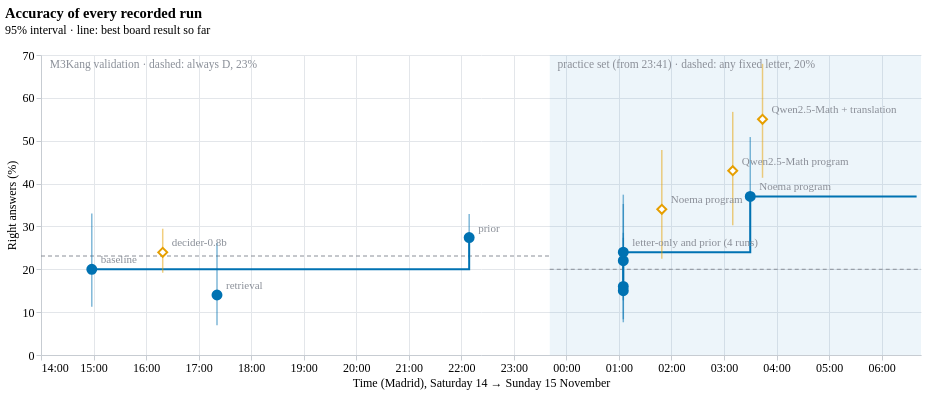

Express this chart as Vega-Lite.
### Vega-Lite specification from a JSON file in a GitHub repository (floating-point values rounded to 4 significant figures)
{"config": {"font": "Atkinson Hyperlegible", "background": null, "view": {"stroke": null}, "axis": {"labelFontSize": 12, "titleFontSize": 12, "titleFontWeight": "normal", "gridColor": "#e3e6ea", "domainColor": "#c7ccd2", "tickColor": "#c7ccd2"}, "title": {"fontSize": 14.5, "fontWeight": 700, "subtitleFontSize": 12, "subtitlePadding": 4, "offset": 12, "font": "Atkinson Hyperlegible", "subtitleFont": "Atkinson Hyperlegible"}, "legend": {"labelFontSize": 12}}, "layer": [{"data": {"name": "data-48c3b419b4fe8568475cb25f75e077c3"}, "mark": {"type": "rect", "color": "#0072b2", "opacity": 0.07}, "encoding": {"x": {"field": "a", "type": "temporal"}, "x2": {"field": "b"}}}, {"data": {"name": "data-a48bf5622105b0db25796d6dd2516155"}, "mark": {"type": "text", "align": "left", "baseline": "top", "color": "#8a8f98", "dy": 4, "fontSize": 11.5}, "encoding": {"text": {"field": "txt", "type": "nominal"}, "x": {"field": "t", "type": "temporal"}, "y": {"value": 0}}}, {"data": {"name": "data-8acb74910d71ec3e8fdb6ed03d26713b"}, "mark": {"type": "rule", "color": "#8a8f98", "strokeDash": [4, 3]}, "encoding": {"x": {"field": "a", "type": "temporal"}, "x2": {"field": "b"}, "y": {"field": "y", "type": "quantitative"}}}, {"data": {"name": "data-f1c3ad263537674521e8a2582119b9f1"}, "mark": {"type": "line", "color": "#0072b2", "interpolate": "step-after", "strokeWidth": 2}, "encoding": {"detail": {"field": "eval_set", "type": "nominal"}, "x": {"field": "time", "type": "temporal"}, "y": {"field": "best", "type": "quantitative"}}}, {"data": {"name": "data-fe3f54ba9ca65310c6eaa61eda562977"}, "mark": {"type": "rule", "opacity": 0.5, "strokeWidth": 1.5}, "encoding": {"color": {"field": "where", "legend": null, "scale": {"domain": ["UNO Q board", "Laptop estimate", "Chance reference"], "range": ["#0072b2", "#e69f00", "#8c8c8c"]}, "type": "nominal"}, "x": {"axis": {"format": "%H:%M", "labelFontSize": 12, "tickCount": 10}, "field": "time", "scale": {"domain": ["2026-11-14T14:00", "2026-11-15T06:45"]}, "title": "Time (Madrid), Saturday 14 → Sunday 15 November", "type": "temporal"}, "y": {"field": "lo", "type": "quantitative"}, "y2": {"field": "hi"}}}, {"data": {"name": "data-fe3f54ba9ca65310c6eaa61eda562977"}, "mark": {"type": "point", "fillOpacity": 1, "filled": false, "size": 80, "strokeWidth": 2}, "encoding": {"color": {"field": "where", "legend": {"offset": 4, "orient": "top", "title": null}, "scale": {"domain": ["UNO Q board", "Laptop estimate", "Chance reference"], "range": ["#0072b2", "#e69f00", "#8c8c8c"]}, "type": "nominal"}, "fill": {"field": "measured_on", "legend": null, "scale": {"domain": ["board", "laptop", "reference"], "range": ["#0072b2", "white", "#8c8c8c"]}, "type": "nominal"}, "shape": {"field": "where", "legend": null, "scale": {"domain": ["UNO Q board", "Laptop estimate"], "range": ["circle", "diamond"]}, "type": "nominal"}, "tooltip": [{"field": "run", "title": "Run", "type": "nominal"}, {"field": "eval_set", "title": "Set", "type": "nominal"}, {"field": "time", "format": "%a %H:%M", "title": "When", "type": "temporal"}, {"field": "right", "title": "Right", "type": "quantitative"}, {"field": "n", "title": "Rows", "type": "quantitative"}, {"field": "acc", "format": ".1f", "title": "Accuracy %", "type": "quantitative"}, {"field": "lo", "format": ".0f", "title": "95% from", "type": "quantitative"}, {"field": "hi", "format": ".0f", "title": "95% to", "type": "quantitative"}, {"field": "source", "title": "Source", "type": "nominal"}], "x": {"axis": {"format": "%H:%M", "labelFontSize": 12, "tickCount": 10}, "field": "time", "scale": {"domain": ["2026-11-14T14:00", "2026-11-15T06:45"]}, "title": "Time (Madrid), Saturday 14 → Sunday 15 November", "type": "temporal"}, "y": {"field": "acc", "scale": {"domain": [0, 70]}, "title": "Right answers (%)", "type": "quantitative"}}}, {"data": {"name": "data-d642f5542c18a804c9805f30cb3b89b9"}, "mark": {"type": "text", "align": "left", "color": "#8a8f98", "dx": 9, "dy": -9, "fontSize": 11}, "encoding": {"text": {"field": "short", "type": "nominal"}, "x": {"field": "time", "type": "temporal"}, "y": {"field": "acc", "type": "quantitative"}}}], "height": 300, "title": {"text": "Accuracy of every recorded run", "anchor": "start", "subtitle": "95% interval · line: best board result so far"}, "width": 880, "$schema": "https://vega.github.io/schema/vega-lite/v5.20.1.json", "datasets": {"data-48c3b419b4fe8568475cb25f75e077c3": [{"a": "2026-11-14T23:41", "b": "2026-11-15T06:45"}], "data-a48bf5622105b0db25796d6dd2516155": [{"t": "2026-11-14T23:50", "txt": "practice set (from 23:41) · dashed: any fixed letter, 20%"}, {"t": "2026-11-14T14:10", "txt": "M3Kang validation · dashed: always D, 23%"}], "data-8acb74910d71ec3e8fdb6ed03d26713b": [{"a": "2026-11-14T14:00", "b": "2026-11-14T23:41", "y": 23.1, "t": "always D ≈ 23%"}, {"a": "2026-11-14T23:41", "b": "2026-11-15T06:45", "y": 20.0, "t": "any fixed letter 20%"}], "data-f1c3ad263537674521e8a2582119b9f1": [{"time": "2026-11-14T14:58", "eval_set": "M3Kang validation", "best": 20.0}, {"time": "2026-11-14T16:19", "eval_set": "M3Kang validation", "best": 20.0}, {"time": "2026-11-14T17:21", "eval_set": "M3Kang validation", "best": 20.0}, {"time": "2026-11-14T22:09", "eval_set": "M3Kang validation", "best": 27.4}, {"time": "2026-11-15T01:05", "eval_set": "Practice set", "best": 16.0}, {"time": "2026-11-15T01:05", "eval_set": "Practice set", "best": 16.0}, {"time": "2026-11-15T01:05", "eval_set": "Practice set", "best": 22.0}, {"time": "2026-11-15T01:05", "eval_set": "Practice set", "best": 24.0}, {"time": "2026-11-15T01:49", "eval_set": "Practice set", "best": 24.0}, {"time": "2026-11-15T03:10", "eval_set": "Practice set", "best": 24.0}, {"time": "2026-11-15T03:30", "eval_set": "Practice set", "best": 37.0}, {"time": "2026-11-15T03:44", "eval_set": "Practice set", "best": 37.0}, {"time": "2026-11-15T06:40", "eval_set": "Practice set", "best": 37.0}], "data-fe3f54ba9ca65310c6eaa61eda562977": [{"time": "2026-11-14T14:58", "run": "Qwen3.5-0.8B baseline", "eval_set": "M3Kang validation", "measured_on": "board", "n": 50, "problems": 50, "right": 10, "source": "UNO_Q_BOARD_REFERENCE.md 14.6", "short": "baseline", "acc": 20.0, "lo": 11.24, "hi": 33.04, "where": "UNO Q board"}, {"time": "2026-11-14T16:19", "run": "decider-0.8b", "eval_set": "M3Kang validation", "measured_on": "laptop", "n": 789, "problems": 263, "right": 189, "source": "docs/experiments/2026-11-decider-0.8b.md", "short": "decider-0.8b", "acc": 23.95, "lo": 19.19, "hi": 29.46, "where": "Laptop estimate"}, {"time": "2026-11-14T17:21", "run": "Retrieval (rag 1)", "eval_set": "M3Kang validation", "measured_on": "board", "n": 50, "problems": 50, "right": 7, "source": "UNO_Q_BOARD_REFERENCE.md 14.6", "short": "retrieval", "acc": 14.0, "lo": 6.951, "hi": 26.19, "where": "UNO Q board"}, {"time": "2026-11-14T22:09", "run": "Prior solver", "eval_set": "M3Kang validation", "measured_on": "board", "n": 562, "problems": 281, "right": 154, "source": "docs/experiments/2026-11-prior-on-board.md", "short": "prior", "acc": 27.4, "lo": 22.52, "hi": 32.9, "where": "UNO Q board"}, {"time": "2026-11-15T01:05", "run": "Prior solver", "eval_set": "Practice set", "measured_on": "board", "n": 100, "problems": 50, "right": 16, "source": "docs/experiments/2026-11-practice-set-on-board.md", "short": "", "acc": 16.0, "lo": 8.337, "hi": 28.51, "where": "UNO Q board"}, {"time": "2026-11-15T01:05", "run": "decider-0.8b", "eval_set": "Practice set", "measured_on": "board", "n": 100, "problems": 50, "right": 15, "source": "docs/experiments/2026-11-practice-set-on-board.md", "short": "", "acc": 15.0, "lo": 7.638, "hi": 27.36, "where": "UNO Q board"}, {"time": "2026-11-15T01:05", "run": "Qwen3.5-0.8B baseline", "eval_set": "Practice set", "measured_on": "board", "n": 100, "problems": 50, "right": 22, "source": "docs/experiments/2026-11-practice-set-on-board.md", "short": "", "acc": 22.0, "lo": 12.75, "hi": 35.24, "where": "UNO Q board"}, {"time": "2026-11-15T01:05", "run": "Noema-2B letter", "eval_set": "Practice set", "measured_on": "board", "n": 100, "problems": 50, "right": 24, "source": "docs/experiments/2026-11-practice-set-on-board.md", "short": "letter-only and prior (4 runs)", "acc": 24.0, "lo": 14.3, "hi": 37.41, "where": "UNO Q board"}, {"time": "2026-11-15T01:49", "run": "Noema-2B program", "eval_set": "Practice set", "measured_on": "laptop", "n": 100, "problems": 50, "right": 34, "source": "docs/how-to/try-program-solver.md", "short": "Noema program", "acc": 34.0, "lo": 22.44, "hi": 47.85, "where": "Laptop estimate"}, {"time": "2026-11-15T03:10", "run": "Qwen2.5-Math program", "eval_set": "Practice set", "measured_on": "laptop", "n": 100, "problems": 50, "right": 43, "source": "commit 44988b6", "short": "Qwen2.5-Math program", "acc": 43.0, "lo": 30.27, "hi": 56.73, "where": "Laptop estimate"}, {"time": "2026-11-15T03:30", "run": "Noema-2B program", "eval_set": "Practice set", "measured_on": "board", "n": 100, "problems": 50, "right": 37, "source": "docs/experiments/2026-11-program-solver-and-vision-on-board.md", "short": "Noema program", "acc": 37.0, "lo": 25.0, "hi": 50.86, "where": "UNO Q board"}, {"time": "2026-11-15T03:44", "run": "Qwen2.5-Math program + NMT", "eval_set": "Practice set", "measured_on": "laptop", "n": 100, "problems": 50, "right": 55, "source": "docs/how-to/try-qwen-math-nmt.md", "short": "Qwen2.5-Math + translation", "acc": 55.0, "lo": 41.35, "hi": 67.94, "where": "Laptop estimate"}], "data-d642f5542c18a804c9805f30cb3b89b9": [{"time": "2026-11-14T14:58", "run": "Qwen3.5-0.8B baseline", "eval_set": "M3Kang validation", "measured_on": "board", "n": 50, "problems": 50, "right": 10, "source": "UNO_Q_BOARD_REFERENCE.md 14.6", "short": "baseline", "acc": 20.0, "lo": 11.24, "hi": 33.04, "where": "UNO Q board"}, {"time": "2026-11-14T16:19", "run": "decider-0.8b", "eval_set": "M3Kang validation", "measured_on": "laptop", "n": 789, "problems": 263, "right": 189, "source": "docs/experiments/2026-11-decider-0.8b.md", "short": "decider-0.8b", "acc": 23.95, "lo": 19.19, "hi": 29.46, "where": "Laptop estimate"}, {"time": "2026-11-14T17:21", "run": "Retrieval (rag 1)", "eval_set": "M3Kang validation", "measured_on": "board", "n": 50, "problems": 50, "right": 7, "source": "UNO_Q_BOARD_REFERENCE.md 14.6", "short": "retrieval", "acc": 14.0, "lo": 6.951, "hi": 26.19, "where": "UNO Q board"}, {"time": "2026-11-14T22:09", "run": "Prior solver", "eval_set": "M3Kang validation", "measured_on": "board", "n": 562, "problems": 281, "right": 154, "source": "docs/experiments/2026-11-prior-on-board.md", "short": "prior", "acc": 27.4, "lo": 22.52, "hi": 32.9, "where": "UNO Q board"}, {"time": "2026-11-15T01:05", "run": "Noema-2B letter", "eval_set": "Practice set", "measured_on": "board", "n": 100, "problems": 50, "right": 24, "source": "docs/experiments/2026-11-practice-set-on-board.md", "short": "letter-only and prior (4 runs)", "acc": 24.0, "lo": 14.3, "hi": 37.41, "where": "UNO Q board"}, {"time": "2026-11-15T01:49", "run": "Noema-2B program", "eval_set": "Practice set", "measured_on": "laptop", "n": 100, "problems": 50, "right": 34, "source": "docs/how-to/try-program-solver.md", "short": "Noema program", "acc": 34.0, "lo": 22.44, "hi": 47.85, "where": "Laptop estimate"}, {"time": "2026-11-15T03:10", "run": "Qwen2.5-Math program", "eval_set": "Practice set", "measured_on": "laptop", "n": 100, "problems": 50, "right": 43, "source": "commit 44988b6", "short": "Qwen2.5-Math program", "acc": 43.0, "lo": 30.27, "hi": 56.73, "where": "Laptop estimate"}, {"time": "2026-11-15T03:30", "run": "Noema-2B program", "eval_set": "Practice set", "measured_on": "board", "n": 100, "problems": 50, "right": 37, "source": "docs/experiments/2026-11-program-solver-and-vision-on-board.md", "short": "Noema program", "acc": 37.0, "lo": 25.0, "hi": 50.86, "where": "UNO Q board"}, {"time": "2026-11-15T03:44", "run": "Qwen2.5-Math program + NMT", "eval_set": "Practice set", "measured_on": "laptop", "n": 100, "problems": 50, "right": 55, "source": "docs/how-to/try-qwen-math-nmt.md", "short": "Qwen2.5-Math + translation", "acc": 55.0, "lo": 41.35, "hi": 67.94, "where": "Laptop estimate"}]}}
